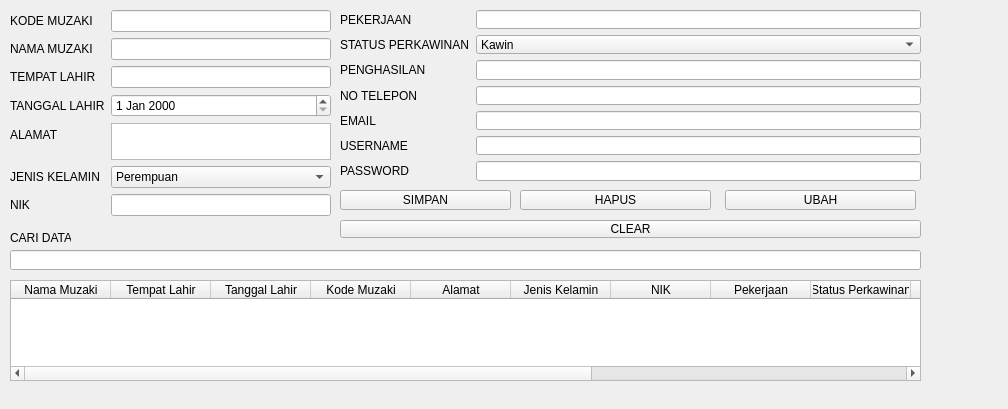
<?xml version="1.0" encoding="UTF-8"?>
<ui version="4.0">
 <class>Form</class>
 <widget class="QWidget" name="Form">
  <property name="geometry">
   <rect>
    <x>0</x>
    <y>0</y>
    <width>1008</width>
    <height>409</height>
   </rect>
  </property>
  <property name="windowTitle">
   <string>Form</string>
  </property>
  <widget class="QWidget" name="formLayoutWidget">
   <property name="geometry">
    <rect>
     <x>10</x>
     <y>10</y>
     <width>321</width>
     <height>206</height>
    </rect>
   </property>
   <layout class="QFormLayout" name="formLayout">
    <item row="0" column="0">
     <widget class="QLabel" name="lblKode">
      <property name="text">
       <string>KODE MUZAKI</string>
      </property>
     </widget>
    </item>
    <item row="0" column="1">
     <widget class="QLineEdit" name="editKode"/>
    </item>
    <item row="1" column="0">
     <widget class="QLabel" name="lblNama">
      <property name="text">
       <string>NAMA MUZAKI</string>
      </property>
     </widget>
    </item>
    <item row="1" column="1">
     <widget class="QLineEdit" name="editNama"/>
    </item>
    <item row="2" column="0">
     <widget class="QLabel" name="lblTempat">
      <property name="text">
       <string>TEMPAT LAHIR</string>
      </property>
     </widget>
    </item>
    <item row="2" column="1">
     <widget class="QLineEdit" name="editTempat"/>
    </item>
    <item row="3" column="0">
     <widget class="QLabel" name="lblTgl">
      <property name="text">
       <string>TANGGAL LAHIR</string>
      </property>
     </widget>
    </item>
    <item row="3" column="1">
     <widget class="QDateEdit" name="dateTgl"/>
    </item>
    <item row="4" column="0">
     <widget class="QLabel" name="lblAlamat">
      <property name="text">
       <string>ALAMAT</string>
      </property>
     </widget>
    </item>
    <item row="5" column="0">
     <widget class="QLabel" name="lblJK">
      <property name="text">
       <string>JENIS KELAMIN</string>
      </property>
     </widget>
    </item>
    <item row="5" column="1">
     <widget class="QComboBox" name="cmbJK">
      <item>
       <property name="text">
        <string>Perempuan</string>
       </property>
      </item>
      <item>
       <property name="text">
        <string>Laki - Laki</string>
       </property>
      </item>
     </widget>
    </item>
    <item row="6" column="0">
     <widget class="QLabel" name="lblNik">
      <property name="text">
       <string>NIK</string>
      </property>
     </widget>
    </item>
    <item row="6" column="1">
     <widget class="QLineEdit" name="editNik"/>
    </item>
    <item row="4" column="1">
     <widget class="QTextEdit" name="txtAlamat"/>
    </item>
   </layout>
  </widget>
  <widget class="QWidget" name="formLayoutWidget_2">
   <property name="geometry">
    <rect>
     <x>340</x>
     <y>10</y>
     <width>581</width>
     <height>171</height>
    </rect>
   </property>
   <layout class="QFormLayout" name="formLayout_2">
    <item row="0" column="0">
     <widget class="QLabel" name="lblPekerjaan">
      <property name="text">
       <string>PEKERJAAN</string>
      </property>
     </widget>
    </item>
    <item row="0" column="1">
     <widget class="QLineEdit" name="editPekerjaan"/>
    </item>
    <item row="1" column="0">
     <widget class="QLabel" name="lblStatus">
      <property name="text">
       <string>STATUS PERKAWINAN</string>
      </property>
     </widget>
    </item>
    <item row="1" column="1">
     <widget class="QComboBox" name="cmbStatus">
      <item>
       <property name="text">
        <string>Kawin</string>
       </property>
      </item>
      <item>
       <property name="text">
        <string>Belum Kawin</string>
       </property>
      </item>
     </widget>
    </item>
    <item row="2" column="0">
     <widget class="QLabel" name="lblPenghasilan">
      <property name="text">
       <string>PENGHASILAN</string>
      </property>
     </widget>
    </item>
    <item row="2" column="1">
     <widget class="QLineEdit" name="editPenghasilan"/>
    </item>
    <item row="3" column="0">
     <widget class="QLabel" name="lblTelp">
      <property name="text">
       <string>NO TELEPON</string>
      </property>
     </widget>
    </item>
    <item row="3" column="1">
     <widget class="QLineEdit" name="editTelp"/>
    </item>
    <item row="4" column="0">
     <widget class="QLabel" name="lblEmail">
      <property name="text">
       <string>EMAIL</string>
      </property>
     </widget>
    </item>
    <item row="4" column="1">
     <widget class="QLineEdit" name="editEmail"/>
    </item>
    <item row="5" column="0">
     <widget class="QLabel" name="lblUser">
      <property name="text">
       <string>USERNAME</string>
      </property>
     </widget>
    </item>
    <item row="5" column="1">
     <widget class="QLineEdit" name="editUser"/>
    </item>
    <item row="6" column="0">
     <widget class="QLabel" name="lblPass">
      <property name="text">
       <string>PASSWORD</string>
      </property>
     </widget>
    </item>
    <item row="6" column="1">
     <widget class="QLineEdit" name="editPass"/>
    </item>
   </layout>
  </widget>
  <widget class="QPushButton" name="btnSimpan">
   <property name="geometry">
    <rect>
     <x>340</x>
     <y>190</y>
     <width>171</width>
     <height>20</height>
    </rect>
   </property>
   <property name="text">
    <string>SIMPAN</string>
   </property>
  </widget>
  <widget class="QPushButton" name="btnHapus">
   <property name="geometry">
    <rect>
     <x>520</x>
     <y>190</y>
     <width>191</width>
     <height>20</height>
    </rect>
   </property>
   <property name="text">
    <string>HAPUS</string>
   </property>
  </widget>
  <widget class="QPushButton" name="btnUbah">
   <property name="geometry">
    <rect>
     <x>725</x>
     <y>190</y>
     <width>191</width>
     <height>20</height>
    </rect>
   </property>
   <property name="text">
    <string>UBAH</string>
   </property>
  </widget>
  <widget class="QTableWidget" name="tblMuzaki">
   <property name="geometry">
    <rect>
     <x>10</x>
     <y>280</y>
     <width>911</width>
     <height>101</height>
    </rect>
   </property>
   <column>
    <property name="text">
     <string>Nama Muzaki</string>
    </property>
   </column>
   <column>
    <property name="text">
     <string>Tempat Lahir</string>
    </property>
   </column>
   <column>
    <property name="text">
     <string>Tanggal Lahir</string>
    </property>
   </column>
   <column>
    <property name="text">
     <string>Kode Muzaki</string>
    </property>
   </column>
   <column>
    <property name="text">
     <string>Alamat</string>
    </property>
   </column>
   <column>
    <property name="text">
     <string>Jenis Kelamin</string>
    </property>
   </column>
   <column>
    <property name="text">
     <string>NIK</string>
    </property>
   </column>
   <column>
    <property name="text">
     <string>Pekerjaan</string>
    </property>
   </column>
   <column>
    <property name="text">
     <string>Status Perkawinan</string>
    </property>
   </column>
   <column>
    <property name="text">
     <string>Penghasilan</string>
    </property>
   </column>
   <column>
    <property name="text">
     <string>No Telepon</string>
    </property>
   </column>
   <column>
    <property name="text">
     <string>Email</string>
    </property>
   </column>
   <column>
    <property name="text">
     <string>Username</string>
    </property>
   </column>
   <column>
    <property name="text">
     <string>Password</string>
    </property>
   </column>
  </widget>
  <widget class="QLineEdit" name="editCari">
   <property name="geometry">
    <rect>
     <x>10</x>
     <y>250</y>
     <width>911</width>
     <height>20</height>
    </rect>
   </property>
  </widget>
  <widget class="QLabel" name="label">
   <property name="geometry">
    <rect>
     <x>10</x>
     <y>230</y>
     <width>61</width>
     <height>16</height>
    </rect>
   </property>
   <property name="text">
    <string>CARI DATA</string>
   </property>
  </widget>
  <widget class="QPushButton" name="btnClear">
   <property name="geometry">
    <rect>
     <x>340</x>
     <y>220</y>
     <width>581</width>
     <height>18</height>
    </rect>
   </property>
   <property name="text">
    <string>CLEAR</string>
   </property>
  </widget>
 </widget>
 <resources/>
 <connections/>
</ui>
